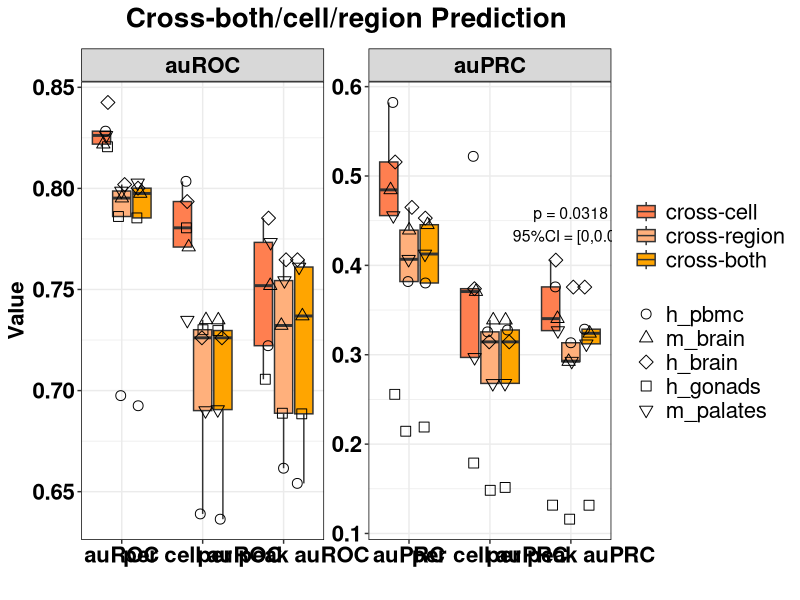
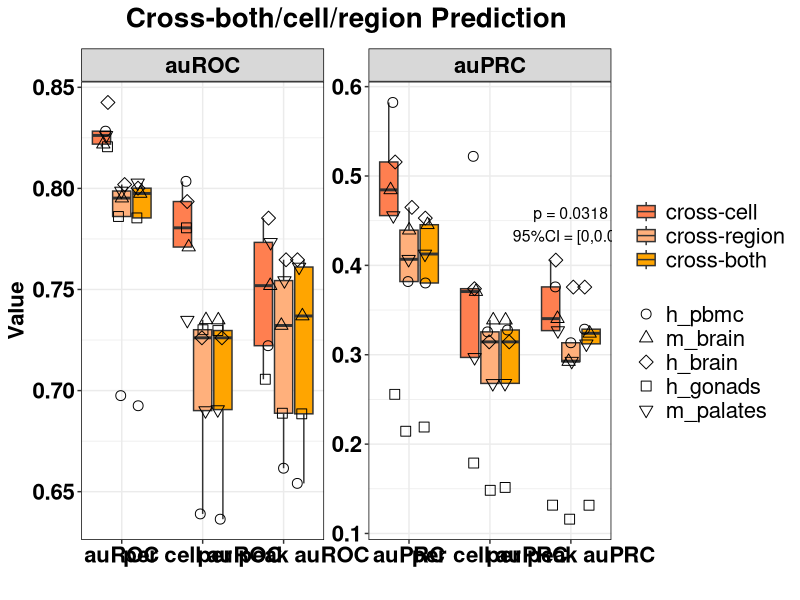

Source code (R) for these figures, in order:
library(ggplot2)
library(readr)
library(dplyr)
library(tidyr)
library(purrr)
library(jsonlite)



df <- read_csv('test_r4_cross-both-cell-region_auc.csv')
r=4

# Convert Metric & Method & Test to factor and specify the order
df$Metric <- factor(df$Metric, levels = c("auROC", "per cell auROC", "per peak auROC", 
                                          "auPRC", "per cell auPRC", "per peak auPRC"))
df$Dataset<-factor(df$Dataset, levels = c("h_pbmc","m_brain","h_brain",'h_gonads','m_palates'))
df$Test<-factor(df$Test,levels=c('cross-cell','cross-region','cross-both'))

######################################
# Add 2 new column to group auROC(overall,per-cell,per-peak) and auPRC(overall,per-cell,per-peak),respectively
df <- df %>%
  mutate(MetricType = ifelse(grepl("auPRC", Metric), "auPRC", "auROC"))%>%
  mutate(MetricType = factor(MetricType, levels = c("auROC", "auPRC")))

# Count the quantity of each facet type
metric_counts <- df %>%
  group_by(MetricType) %>%
  summarise(count = n(), .groups = "drop")

######################################
y_pos <- df %>% 
  group_by(Metric) %>% 
  summarise(max_val = max(Value))

# Obtain all the methods that need to be compared (excluding the cross-both itself)
other_methods <- unique(df$Test[df$Test != "cross-both"])

# Extract the data of cross-both as the benchmark
crossboth_data <- df %>% 
  filter(Test == "cross-both") %>% 
  select(Dataset, Metric, MetricType, Value_cross_both = Value)

# Generate comparative data
comparison_data <- df %>%
  filter(Test != "cross-both") %>% 
  inner_join(crossboth_data, by = c("Dataset", "Metric", "MetricType")) %>%
  mutate(diff = Value_cross_both - Value)




perform_tests <- function(differences, digits_round = r,
                          exact = FALSE, correct = TRUE) {
  d <- differences[is.finite(differences)]
  if (!is.null(digits_round)) d <- round(d, digits_round)  
  
  n <- length(d)
  if (n < 2) return(list(p_value = NA_real_, test_method = "insufficient_n"))
  
  if (sd(d) == 0) {
    if (all(abs(d) < .Machine$double.eps)) {
      return(list(p_value = 1, test_method = "no-diff"))
    } else {
      k <- sum(d > 0); n_nonzero <- sum(d != 0)
      p <- binom.test(k, n_nonzero, p = 0.5, alternative = "two.sided")$p.value
      return(list(p_value = p, test_method = "Sign test (binom)"))
    }
  }
  shapiro_p <- if (n >= 3) {
    tryCatch(shapiro.test(d)$p.value, error = function(e) NA_real_)
  } else NA_real_
  
  if (!is.na(shapiro_p) && shapiro_p > 0.05) {
    p <- t.test(d, mu = 0)$p.value
    return(list(p_value = p, test_method = "paired t-test"))
  } else {
    p <- suppressWarnings(wilcox.test(d,alternative = "two.sided",mu = 0, exact = FALSE, correct = TRUE)$p.value)
    return(list(p_value = p, test_method = "Wilcoxon signed-rank"))
  }
}





# Calculate statistical results
annotation_df <- comparison_data %>%
  group_by(Metric, Test) %>%  # Group by Metric & Test
  summarise(
    mean_diff = mean(diff, na.rm = TRUE),
    se_diff = sd(diff, na.rm = TRUE) / sqrt(n()),
    lower_ci = mean_diff - qt(0.975, df = n()-1) * se_diff,
    upper_ci = mean_diff + qt(0.975, df = n()-1) * se_diff,
    test = list(perform_tests(diff)),
    .groups = "drop"
  ) %>%
  mutate(
    p_value = as.numeric(purrr::map_dbl(test, "p_value")),
    test_method = purrr::map_chr(test, "test_method"),
    p_value_label = ifelse(p_value < 0.05,
                           paste0("p = ", signif(p_value, digits = 3)),
                           NA_character_)
  ) %>%
  # Merge the MetricType and Y-axis position information
  left_join(distinct(df, Metric, MetricType), by = "Metric") %>% 
  left_join(
    df %>% group_by(Metric) %>% summarise(max_val = max(Value)),
    by = "Metric"
  ) %>% 
  mutate(y_position = ifelse(p_value < 0.05, max_val + 0.04, NA_real_))




out <- annotation_df %>%
  mutate(test = map_chr(test, ~ toJSON(.x, auto_unbox = TRUE)))
write_csv(out, paste0('cross-both-cell-region_aucprc_r',r,"_test.csv"))






ggplot(df, aes(x = Metric, y = Value)) +
  geom_boxplot(aes(group = interaction(Metric, Test), fill = Test),
               alpha = 1, outlier.shape = NA) +
  geom_jitter(
    aes(group = interaction(Metric, Test), shape = Dataset),
    position = position_jitterdodge(
      jitter.width = 0.3,
      dodge.width = 0.6
    ), size = 3, alpha = 1, color = "black"
  ) +
  scale_fill_manual(values = c("cross-cell" = "#FF7F50", 'cross-both' = '#FFA500', 'cross-region' = '#FFB07C')) +
  scale_shape_manual(
    values = c(
      "h_pbmc" = 1,
      "m_brain" = 2,
      "h_brain" = 5,
      "h_gonads" = 0,
      "m_palates" = 6
    )
  ) +
  scale_x_discrete(expand = expansion(add = c(0.5, 0.5))) +
  guides(color = guide_legend(order = 1), fill = guide_legend(order = 2)) +
  facet_wrap(~MetricType, scales = "free") +
  theme_bw() +
  theme(
    axis.text.x = element_text(angle = 0, hjust = 0.5, size = 16, face = "bold", color = "black", margin = margin(t = 2)),
    axis.text.y = element_text(size = 16, face = "bold", color = "black"),
    axis.title = element_text(size = 16, color = "black", face = "bold"),
    legend.title = element_blank(),
    plot.title = element_text(hjust = 0.5, size = 20, face = "bold", margin = margin(b = 10)),
    legend.text = element_text(size = 16),
    strip.background = element_rect(fill = rgb(0.5, 0.5, 0.5, 0.3), color = "black", size = 0.5),
    strip.text = element_text(size = 16, face = "bold", color = "black"),
    strip.text.x = element_text(size = 16, face = "bold", color = "black"),
    panel.border = element_rect(size = 0.5, color = "black")
  ) +
  labs(title = "Cross-both/cell/region Prediction", x = "", y = "Value") + 
  geom_text(
    data = annotation_df %>% filter(p_value < 0.05),
    aes(x = Metric, y = y_position, label = paste0(p_value_label, "\n95%CI = [", 
                                                   round(lower_ci, 2), ",", 
                                                   round(upper_ci, 2), "]")),
    inherit.aes = FALSE, size = 4,
    color = "black", hjust = 0.5
  )



ggsave(paste0('cross-both_auc_r',r,'.pdf'), plot = last_plot(), 
       width = 10, height = 6, units = "in",dpi=300)
